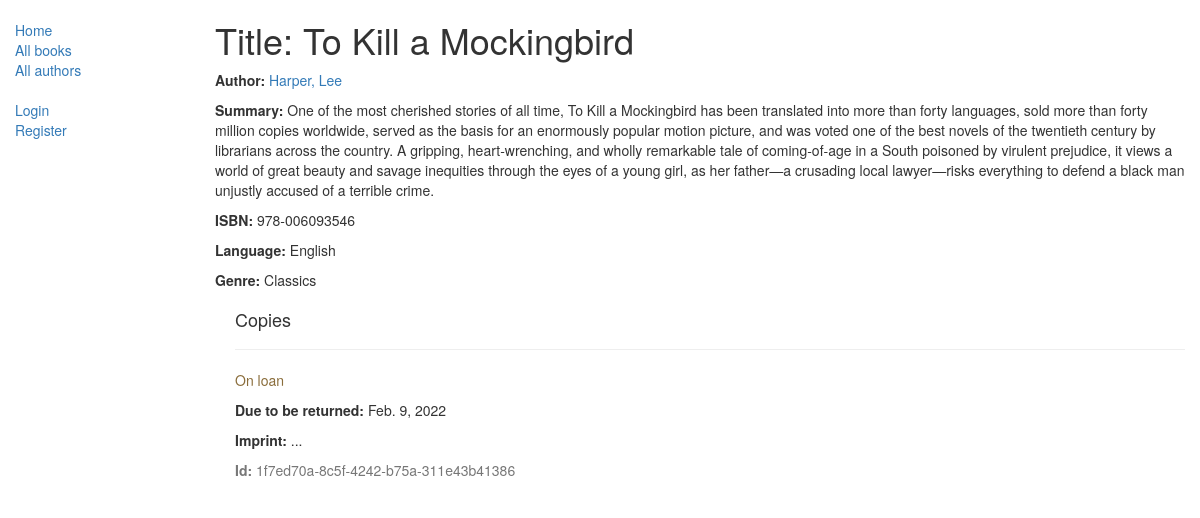
Page /catalog/book/3 on the earlier database version.
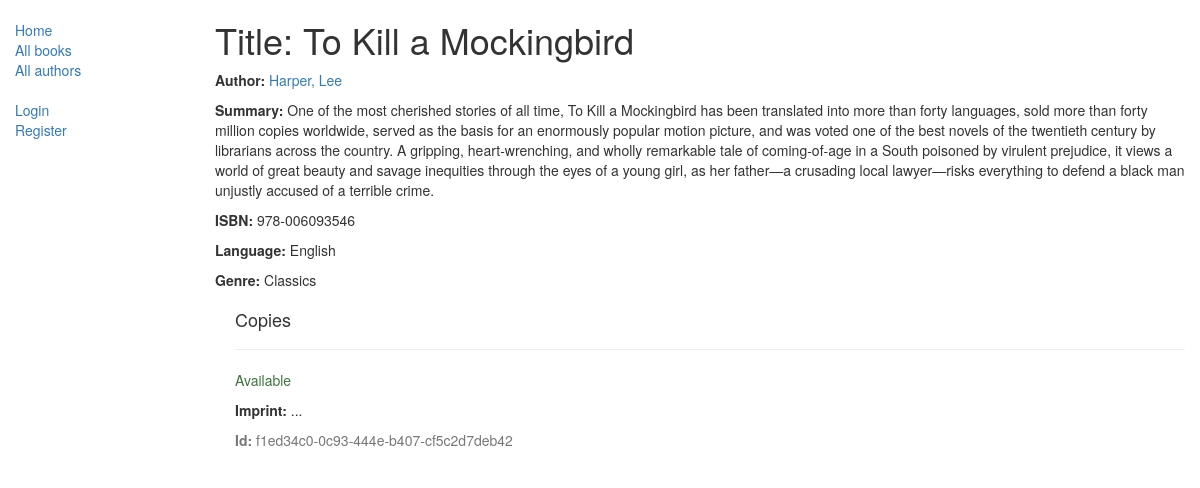
Same page on the later database version.
### catalog/models.py (models this page shows, shortened)
class Genre(models.Model):
    name = models.CharField(max_length=200, help_text="Enter a book genre (e.g. Science Fiction, French Poetry etc.)")
    def __str__(self):
        return self.name

class BookInstance(models.Model):
    id = models.UUIDField(primary_key=True, default=uuid.uuid4, help_text="Unique ID for this particular book across whole library")
    book = models.ForeignKey('Book', on_delete=models.SET_NULL, null=True)
    imprint = models.CharField(max_length=200)
    due_back = models.DateField(null=True, blank=True)
    LOAN_STATUS = (
        ('m', 'Maintenance'),
        ('o', 'On loan'),
        ('a', 'Available'),
        ('r', 'Reserved'),
    )
    status = models.CharField(max_length=1, choices=LOAN_STATUS, blank=True, default='m', help_text='Book availability')
    class Meta:
        ordering = ["due_back"]
        permissions = (("can_mark_returned", "Set book as returned"),)
    borrower = models.ForeignKey(User, on_delete=models.SET_NULL, null=True, blank=True)

### catalog/views.py (the view)
# urls.py: path('book/<int:pk>', views.BookDetailView.as_view(), name='book-detail'),
class BookDetailView(generic.DetailView):
    model = Book

### catalog/models.py (called while the page is built)
    def __str__(self):
        return self.name

    def __str__(self):
        return '%s, %s' % (self.last_name, self.first_name)

### catalog/templates/catalog/book_detail.html (shortened to what this page needs)
{% extends "base_generic.html" %}
{% block content %}
  <h1>Title: {{ book.title }}</h1>
  <p><strong>Author:</strong> <a href="{% url 'author-detail' book.author.pk %}">{{ book.author }}</a></p>
  <p><strong>Summary:</strong> {{ book.summary }}</p>
  <p><strong>ISBN:</strong> {{ book.isbn }}</p>
  <p><strong>Language:</strong> {{ book.language }}</p>
  <p><strong>Genre:</strong> {% for genre in book.genre.all %} {{ genre }}{% if not forloop.last %}, {% endif %}{% endfor %}</p>
  <div style="margin-left:20px;margin-top:20px">
    <h4>Copies</h4>
    {% for copy in book.bookinstance_set.all %}
    <hr>
    <p class="{% if copy.status == 'a' %}text-success{% elif copy.status == 'd' %}text-danger{% else %}text-warning{% endif %}">{{ copy.get_status_display }}</p>
    {% if copy.status != 'a' %}<p><strong>Due to be returned:</strong> {{copy.due_back}}</p>{% endif %}
    <p><strong>Imprint:</strong> {{copy.imprint}}</p>
    <p class="text-muted"><strong>Id:</strong> {{copy.id}}</p>
    {% endfor %}
  </div>
{% endblock %}

Differences in the rows shown:
removed BookInstance: status "On loan", due_back "Feb. 9, 2022", imprint "...", id "1f7ed70a-8c5f-4242-b75a-311e43b41386"
added BookInstance: status "Available", imprint "...", id "f1ed34c0-0c93-444e-b407-cf5c2d7deb42"
